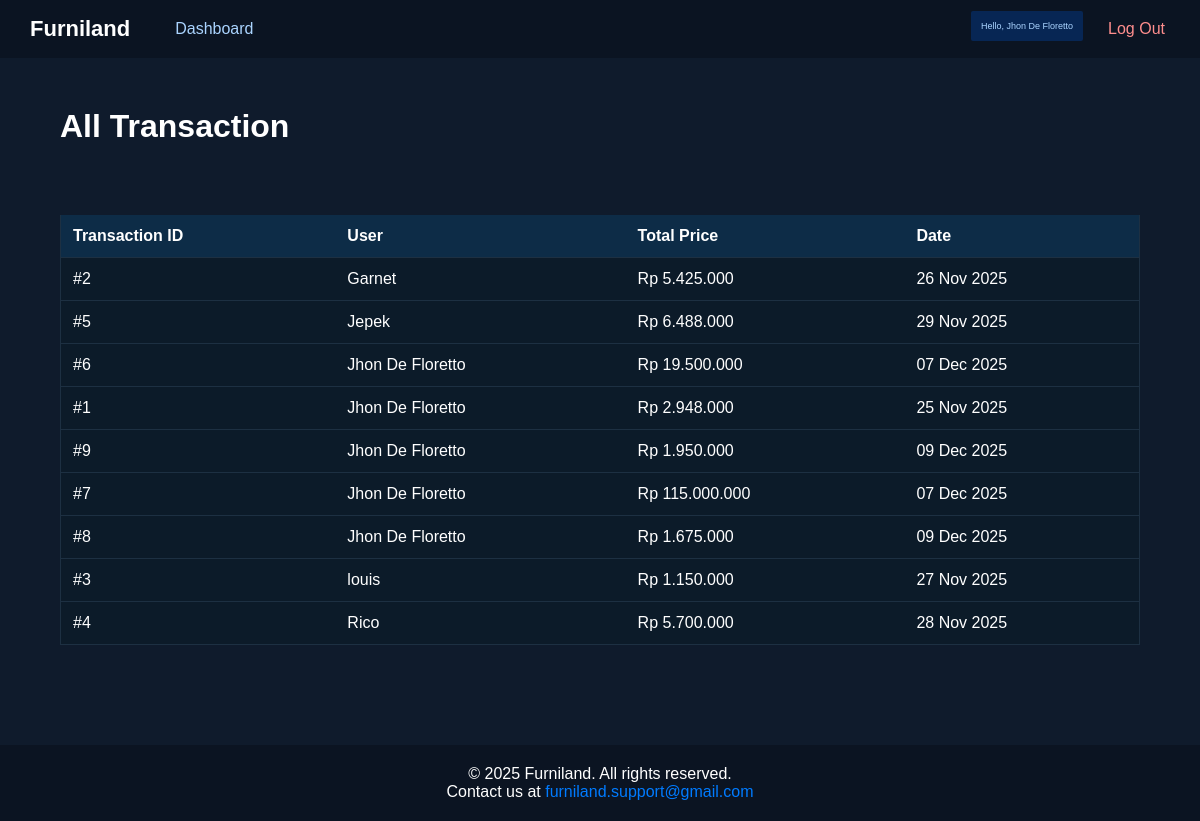
The page /View_Transaction.php (signed in) on the database its author committed.
### tables this page shows
CREATE TABLE `transactions` (
  `transactionID` int(10) NOT NULL,
  `userID` int(10) DEFAULT NULL,
  `totalPrice` float DEFAULT NULL,
  `transactionDate` date DEFAULT NULL
);

CREATE TABLE `users` (
  `userID` int(10) NOT NULL,
  `username` varchar(20) NOT NULL,
  `email` varchar(20) NOT NULL,
  `password` varchar(255) NOT NULL,
  `gender` varchar(6) DEFAULT NULL,
  `dob` date DEFAULT NULL,
  `role` varchar(6) DEFAULT NULL
);

### View_Transaction.php (the view, shortened to what this page needs)
<?php
include("connect.php");
$username = $_SESSION['username'];
$transactions_data = [];
$query = "SELECT
    t.transactionID,
    t.totalPrice,
    t.transactionDate,
    u.username
FROM transactions t
JOIN users u ON t.userID = u.userID
ORDER BY u.username ASC";
$result = mysqli_query($conn, $query);
if ($result) {
    while ($row = mysqli_fetch_assoc($result)) {
        $transactions_data[] = $row;
    }
}
?>
<!DOCTYPE html>
<html lang="en">
  <head>
    <link rel="stylesheet" href="style.css" />
  </head>
  <body>
    <nav class="navbar">
      <div class="nav-kolom-left">
        <div class="nav-left">Furniland</div>
        <ul class="nav-menu">
          <li><a href="Home.php" class="biru">Dashboard</a></li>
        </ul>
      </div>
      <div class="nav-right">
        <p>
            <a href="Profile.php" class="Hello-User">
                Hello, <?php echo htmlspecialchars($username); ?>
            </a>
        </p>
        <a href="logout.php" class="merah">Log Out</a>
      </div>
    </nav>
    <header class="header-admin">
      <div>
        <h1>All Transaction</h1>
      </div>
    </header>
    <main class="admin-main">
      <div class="table-container">
        <table class="table">
          <thead>
            <tr>
              <th>Transaction ID</th>
              <th>User</th>
              <th>Total Price</th>
              <th>Date</th>
            </tr>
          </thead>
          <tbody>
            <?php
            if (empty($transactions_data)) {
                echo '<tr><td colspan="4" style="text-align: center;">No transactions found.</td></tr>';
            } else {
                foreach ($transactions_data as $transaction) {
                    $transactionID_formatted = '#' . htmlspecialchars($transaction['transactionID']);
                    $totalPrice_formatted = 'Rp ' . number_format($transaction['totalPrice'], 0, ',', '.');
                    $date_formatted = date('d M Y', strtotime($transaction['transactionDate']));
                    echo '<tr>';
                    echo '<td>' . $transactionID_formatted . '</td>';
                    echo '<td>' . htmlspecialchars($transaction['username']) . '</td>';
                    echo '<td>' . $totalPrice_formatted . '</td>';
                    echo '<td>' . $date_formatted . '</td>';
                    echo '</tr>';
                }
            }
            ?>
          </tbody>
        </table>
      </div>
    </main>
    <footer class="footer">
      <p>© 2025 Furniland. All rights reserved.</p>
      <p>
        Contact us at
        <a href="mailto:furniland.support@gmail.com"
          >furniland.support@gmail.com</a
        >
      </p>
    </footer>
  </body>
</html>

### Style.css (style rules this page uses)
* { padding: 0px; margin: 0px; }
body { margin: 0; background-color: #0f1b2c; font-family: Arial, sans-serif; color: #fff; padding: 0; min-height: 100vh; display: flex; flex-direction: column; gap: 20px; }
main { flex: 1; }
.navbar { display: flex; justify-content: space-between; align-items: center; background-color: #0b1422; padding: 15px 30px; }
.nav-left { font-size: 22px; font-weight: bold; color: white; }
.nav-right { display: flex; flex-direction: row; gap: 20px; }
.nav-kolom-left { display: flex; flex-direction: row; gap: 10px; justify-content: space-between; align-items: center; gap: 40px; }
.nav-menu { list-style: none; display: flex; gap: 20px; }
.nav-menu a { color: #aad4ff; text-decoration: none; }
.biru { color: #aad4ff; text-decoration: none; padding: 5px; }
.merah { color: #ff8e8e; text-decoration: none; padding: 5px; }
.Hello-User { background: #072654; color: #aad4ff; padding: 10px; border-radius: 2px; font-size: 9px; text-decoration: none; align-items: center; justify-content: center; }
.header-admin { display: flex; flex-direction: row; justify-content: space-between; width: 90%; padding-top: 30px; padding-right: 5%; padding-left: 5%; padding-bottom: 10px; }
.table-container { width: 90%; margin: 20px auto 60px auto; padding: 20px; border-radius: 8px; }
.table { width: 100%; border-collapse: collapse; background: #0c1b29; border-left: 1px solid #1d3042; border-right: 1px solid #1d3042; }
.table thead { background-color: #0d2c47; }
.table th, .table td { padding: 12px; text-align: left; border-bottom: 1px solid #1d3042; }
footer { background-color: #0b1422; color: white; text-align: center; padding: 20px; margin-top: auto; }
footer a { text-decoration: none; color: #007bff; }

### rows shown on the page
transactions: transactionID "#2", userID.username "Garnet", totalPrice "Rp 5.425.000", transactionDate "26 Nov 2025"
transactions: transactionID "#5", userID.username "Jepek", totalPrice "Rp 6.488.000", transactionDate "29 Nov 2025"
transactions: transactionID "#6", userID.username "Jhon De Floretto", totalPrice "Rp 19.500.000", transactionDate "07 Dec 2025"
transactions: transactionID "#1", userID.username "Jhon De Floretto", totalPrice "Rp 2.948.000", transactionDate "25 Nov 2025"
transactions: transactionID "#9", userID.username "Jhon De Floretto", totalPrice "Rp 1.950.000", transactionDate "09 Dec 2025"
transactions: transactionID "#7", userID.username "Jhon De Floretto", totalPrice "Rp 115.000.000", transactionDate "07 Dec 2025"
transactions: transactionID "#8", userID.username "Jhon De Floretto", totalPrice "Rp 1.675.000", transactionDate "09 Dec 2025"
transactions: transactionID "#3", userID.username "louis", totalPrice "Rp 1.150.000", transactionDate "27 Nov 2025"
transactions: transactionID "#4", userID.username "Rico", totalPrice "Rp 5.700.000", transactionDate "28 Nov 2025"

### other values the page prints
$username "Jhon De Floretto"
